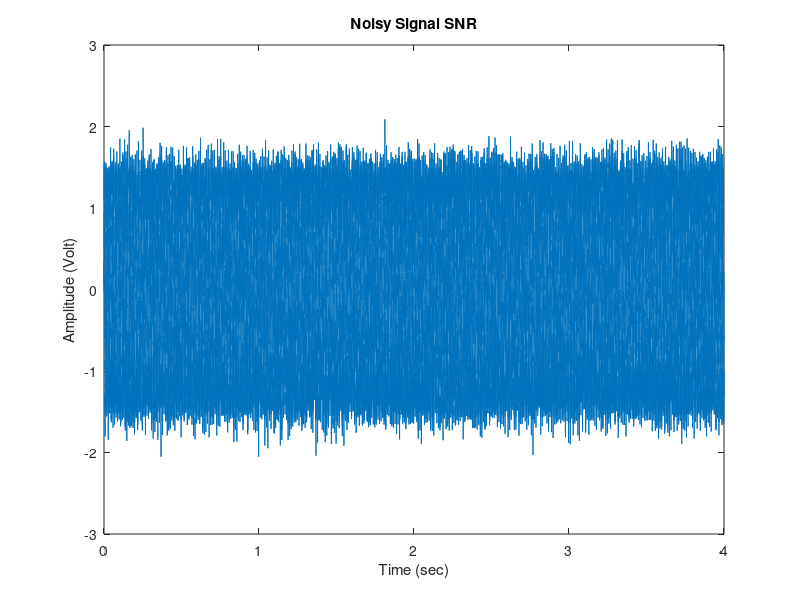

Source code (MATLAB):
f = 100;
duration = 4;
A = sqrt(2);
fs = 8e3;
Ts = 1/fs;
t = 0:Ts:duration;
x = A*sin(2*pi*f*t);
N = length(x);
P = 1/N * sum(abs(x.^2));
snr = 15;
Pg = P/10^(snr/10);
gaussian = wgn(1, N, Pg, 'linear');
addNoise = x + gaussian;

plot(t, addNoise)
xlabel('Time (sec)');
ylabel('Amplitude (Volt)');
title('Noisy Signal SNR');
